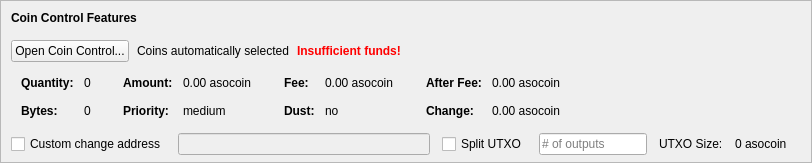
    <widget class="QFrame" name="frameCoinControl">
     <property name="sizePolicy">
      <sizepolicy hsizetype="Expanding" vsizetype="Expanding">
       <horstretch>0</horstretch>
       <verstretch>0</verstretch>
      </sizepolicy>
     </property>
     <property name="maximumSize">
      <size>
       <width>16777215</width>
       <height>16777215</height>
      </size>
     </property>
     <property name="frameShape">
      <enum>QFrame::StyledPanel</enum>
     </property>
     <property name="frameShadow">
      <enum>QFrame::Sunken</enum>
     </property>
     <layout class="QVBoxLayout" name="verticalLayoutCoinControl2">
      <property name="spacing">
       <number>0</number>
      </property>
      <property name="leftMargin">
       <number>0</number>
      </property>
      <property name="topMargin">
       <number>0</number>
      </property>
      <property name="rightMargin">
       <number>0</number>
      </property>
      <property name="bottomMargin">
       <number>6</number>
      </property>
      <item>
       <layout class="QVBoxLayout" name="verticalLayoutCoinControl" stretch="0,0,0,0,1">
        <property name="spacing">
         <number>0</number>
        </property>
        <property name="leftMargin">
         <number>10</number>
        </property>
        <property name="topMargin">
         <number>10</number>
        </property>
        <item>
         <layout class="QHBoxLayout" name="horizontalLayoutCoinControl1">
          <property name="bottomMargin">
           <number>15</number>
          </property>
          <item>
           <widget class="QLabel" name="labelCoinControlFeatures">
            <property name="sizePolicy">
             <sizepolicy hsizetype="Preferred" vsizetype="Maximum">
              <horstretch>0</horstretch>
              <verstretch>0</verstretch>
             </sizepolicy>
            </property>
            <property name="font">
             <font>
              <weight>75</weight>
              <bold>true</bold>
             </font>
            </property>
            <property name="styleSheet">
             <string notr="true">font-weight:bold;</string>
            </property>
            <property name="text">
             <string>Coin Control Features</string>
            </property>
           </widget>
          </item>
         </layout>
        </item>
        <item>
         <layout class="QHBoxLayout" name="horizontalLayoutCoinControl2" stretch="0,0,0,0">
          <property name="spacing">
           <number>8</number>
          </property>
          <property name="bottomMargin">
           <number>10</number>
          </property>
          <item>
           <widget class="QPushButton" name="pushButtonCoinControl">
            <property name="styleSheet">
             <string notr="true"/>
            </property>
            <property name="text">
             <string>Open Coin Control...</string>
            </property>
            <property name="autoDefault">
             <bool>false</bool>
            </property>
           </widget>
          </item>
          <item>
           <widget class="QLabel" name="labelCoinControlAutomaticallySelected">
            <property name="text">
             <string>Coins automatically selected</string>
            </property>
            <property name="margin">
             <number>5</number>
            </property>
           </widget>
          </item>
          <item>
           <widget class="QLabel" name="labelCoinControlInsuffFunds">
            <property name="font">
             <font>
              <weight>75</weight>
              <bold>true</bold>
             </font>
            </property>
            <property name="styleSheet">
             <string notr="true">color:red;font-weight:bold;</string>
            </property>
            <property name="text">
             <string>Insufficient funds!</string>
            </property>
            <property name="margin">
             <number>5</number>
            </property>
           </widget>
          </item>
          <item>
           <spacer name="horizontalSpacerCoinControl">
            <property name="orientation">
             <enum>Qt::Horizontal</enum>
            </property>
            <property name="sizeHint" stdset="0">
             <size>
              <width>40</width>
              <height>1</height>
             </size>
            </property>
           </spacer>
          </item>
         </layout>
        </item>
        <item>
         <widget class="QWidget" name="widgetCoinControl" native="true">
          <property name="sizePolicy">
           <sizepolicy hsizetype="Preferred" vsizetype="Preferred">
            <horstretch>0</horstretch>
            <verstretch>0</verstretch>
           </sizepolicy>
          </property>
          <property name="minimumSize">
           <size>
            <width>0</width>
            <height>0</height>
           </size>
          </property>
          <property name="styleSheet">
           <string notr="true"/>
          </property>
          <layout class="QHBoxLayout" name="horizontalLayoutCoinControl5">
           <property name="leftMargin">
            <number>0</number>
           </property>
           <property name="topMargin">
            <number>0</number>
           </property>
           <property name="rightMargin">
            <number>0</number>
           </property>
           <property name="bottomMargin">
            <number>0</number>
           </property>
           <item>
            <layout class="QHBoxLayout" name="horizontalLayoutCoinControl3" stretch="0,0,0,1">
             <property name="spacing">
              <number>20</number>
             </property>
             <property name="topMargin">
              <number>0</number>
             </property>
             <property name="bottomMargin">
              <number>10</number>
             </property>
             <item>
              <layout class="QFormLayout" name="formLayoutCoinControl1">
               <property name="horizontalSpacing">
                <number>10</number>
               </property>
               <property name="verticalSpacing">
                <number>14</number>
               </property>
               <property name="leftMargin">
                <number>10</number>
               </property>
               <property name="topMargin">
                <number>4</number>
               </property>
               <property name="rightMargin">
                <number>6</number>
               </property>
               <item row="0" column="0">
                <widget class="QLabel" name="labelCoinControlQuantityText">
                 <property name="font">
                  <font>
                   <weight>75</weight>
                   <bold>true</bold>
                  </font>
                 </property>
                 <property name="text">
                  <string>Quantity:</string>
                 </property>
                 <property name="margin">
                  <number>0</number>
                 </property>
                </widget>
               </item>
               <item row="0" column="1">
                <widget class="QLabel" name="labelCoinControlQuantity">
                 <property name="cursor">
                  <cursorShape>IBeamCursor</cursorShape>
                 </property>
                 <property name="contextMenuPolicy">
                  <enum>Qt::ActionsContextMenu</enum>
                 </property>
                 <property name="text">
                  <string notr="true">0</string>
                 </property>
                 <property name="margin">
                  <number>0</number>
                 </property>
                 <property name="textInteractionFlags">
                  <set>Qt::LinksAccessibleByMouse|Qt::TextSelectableByKeyboard|Qt::TextSelectableByMouse</set>
                 </property>
                </widget>
               </item>
               <item row="1" column="0">
                <widget class="QLabel" name="labelCoinControlBytesText">
                 <property name="font">
                  <font>
                   <weight>75</weight>
                   <bold>true</bold>
                  </font>
                 </property>
                 <property name="text">
                  <string>Bytes:</string>
                 </property>
                </widget>
               </item>
               <item row="1" column="1">
                <widget class="QLabel" name="labelCoinControlBytes">
                 <property name="cursor">
                  <cursorShape>IBeamCursor</cursorShape>
                 </property>
                 <property name="contextMenuPolicy">
                  <enum>Qt::ActionsContextMenu</enum>
                 </property>
                 <property name="text">
                  <string notr="true">0</string>
                 </property>
                 <property name="textInteractionFlags">
                  <set>Qt::LinksAccessibleByMouse|Qt::TextSelectableByKeyboard|Qt::TextSelectableByMouse</set>
                 </property>
                </widget>
               </item>
              </layout>
             </item>
             <item>
              <layout class="QFormLayout" name="formLayoutCoinControl2">
               <property name="horizontalSpacing">
                <number>10</number>
               </property>
               <property name="verticalSpacing">
                <number>14</number>
               </property>
               <property name="leftMargin">
                <number>6</number>
               </property>
               <property name="topMargin">
                <number>4</number>
               </property>
               <property name="rightMargin">
                <number>6</number>
               </property>
               <item row="0" column="0">
                <widget class="QLabel" name="labelCoinControlAmountText">
                 <property name="font">
                  <font>
                   <weight>75</weight>
                   <bold>true</bold>
                  </font>
                 </property>
                 <property name="text">
                  <string>Amount:</string>
                 </property>
                 <property name="margin">
                  <number>0</number>
                 </property>
                </widget>
               </item>
               <item row="0" column="1">
                <widget class="QLabel" name="labelCoinControlAmount">
                 <property name="cursor">
                  <cursorShape>IBeamCursor</cursorShape>
                 </property>
                 <property name="contextMenuPolicy">
                  <enum>Qt::ActionsContextMenu</enum>
                 </property>
                 <property name="text">
                  <string notr="true">0.00 asocoin</string>
                 </property>
                 <property name="textInteractionFlags">
                  <set>Qt::LinksAccessibleByMouse|Qt::TextSelectableByKeyboard|Qt::TextSelectableByMouse</set>
                 </property>
                </widget>
               </item>
               <item row="1" column="0">
                <widget class="QLabel" name="labelCoinControlPriorityText">
                 <property name="font">
                  <font>
                   <weight>75</weight>
                   <bold>true</bold>
                  </font>
                 </property>
                 <property name="text">
                  <string>Priority:</string>
                 </property>
                </widget>
               </item>
               <item row="1" column="1">
                <widget class="QLabel" name="labelCoinControlPriority">
                 <property name="cursor">
                  <cursorShape>IBeamCursor</cursorShape>
                 </property>
                 <property name="contextMenuPolicy">
                  <enum>Qt::ActionsContextMenu</enum>
                 </property>
                 <property name="text">
                  <string>medium</string>
                 </property>
                 <property name="textInteractionFlags">
                  <set>Qt::LinksAccessibleByMouse|Qt::TextSelectableByKeyboard|Qt::TextSelectableByMouse</set>
                 </property>
                </widget>
               </item>
              </layout>
             </item>
             <item>
              <layout class="QFormLayout" name="formLayoutCoinControl3">
               <property name="horizontalSpacing">
                <number>10</number>
               </property>
               <property name="verticalSpacing">
                <number>14</number>
               </property>
               <property name="leftMargin">
                <number>6</number>
               </property>
               <property name="topMargin">
                <number>4</number>
               </property>
               <property name="rightMargin">
                <number>6</number>
               </property>
               <item row="0" column="0">
                <widget class="QLabel" name="labelCoinControlFeeText">
                 <property name="font">
                  <font>
                   <weight>75</weight>
                   <bold>true</bold>
                  </font>
                 </property>
                 <property name="text">
                  <string>Fee:</string>
                 </property>
                 <property name="margin">
                  <number>0</number>
                 </property>
                </widget>
               </item>
               <item row="0" column="1">
                <widget class="QLabel" name="labelCoinControlFee">
                 <property name="cursor">
                  <cursorShape>IBeamCursor</cursorShape>
                 </property>
                 <property name="contextMenuPolicy">
                  <enum>Qt::ActionsContextMenu</enum>
                 </property>
                 <property name="text">
                  <string notr="true">0.00 asocoin</string>
                 </property>
                 <property name="textInteractionFlags">
                  <set>Qt::LinksAccessibleByMouse|Qt::TextSelectableByKeyboard|Qt::TextSelectableByMouse</set>
                 </property>
                </widget>
               </item>
               <item row="1" column="0">
                <widget class="QLabel" name="labelCoinControlLowOutputText">
                 <property name="font">
                  <font>
                   <weight>75</weight>
                   <bold>true</bold>
                  </font>
                 </property>
                 <property name="text">
                  <string>Dust:</string>
                 </property>
                </widget>
               </item>
               <item row="1" column="1">
                <widget class="QLabel" name="labelCoinControlLowOutput">
                 <property name="cursor">
                  <cursorShape>IBeamCursor</cursorShape>
                 </property>
                 <property name="contextMenuPolicy">
                  <enum>Qt::ActionsContextMenu</enum>
                 </property>
                 <property name="text">
                  <string>no</string>
                 </property>
                 <property name="textInteractionFlags">
                  <set>Qt::LinksAccessibleByMouse|Qt::TextSelectableByKeyboard|Qt::TextSelectableByMouse</set>
                 </property>
                </widget>
               </item>
              </layout>
             </item>
             <item>
              <layout class="QFormLayout" name="formLayoutCoinControl4">
               <property name="horizontalSpacing">
                <number>10</number>
               </property>
               <property name="verticalSpacing">
                <number>14</number>
               </property>
               <property name="leftMargin">
                <number>6</number>
               </property>
               <property name="topMargin">
                <number>4</number>
               </property>
               <property name="rightMargin">
                <number>6</number>
               </property>
               <item row="0" column="0">
                <widget class="QLabel" name="labelCoinControlAfterFeeText">
                 <property name="font">
                  <font>
                   <weight>75</weight>
                   <bold>true</bold>
                  </font>
                 </property>
                 <property name="text">
                  <string>After Fee:</string>
                 </property>
                 <property name="margin">
                  <number>0</number>
                 </property>
                </widget>
               </item>
               <item row="0" column="1">
                <widget class="QLabel" name="labelCoinControlAfterFee">
                 <property name="cursor">
                  <cursorShape>IBeamCursor</cursorShape>
                 </property>
                 <property name="contextMenuPolicy">
                  <enum>Qt::ActionsContextMenu</enum>
                 </property>
                 <property name="text">
                  <string notr="true">0.00 asocoin</string>
                 </property>
                 <property name="textInteractionFlags">
                  <set>Qt::LinksAccessibleByMouse|Qt::TextSelectableByKeyboard|Qt::TextSelectableByMouse</set>
                 </property>
                </widget>
               </item>
               <item row="1" column="0">
                <widget class="QLabel" name="labelCoinControlChangeText">
                 <property name="font">
                  <font>
                   <weight>75</weight>
                   <bold>true</bold>
                  </font>
                 </property>
                 <property name="text">
                  <string>Change:</string>
                 </property>
                </widget>
               </item>
               <item row="1" column="1">
                <widget class="QLabel" name="labelCoinControlChange">
                 <property name="cursor">
                  <cursorShape>IBeamCursor</cursorShape>
                 </property>
                 <property name="contextMenuPolicy">
                  <enum>Qt::ActionsContextMenu</enum>
                 </property>
                 <property name="text">
                  <string notr="true">0.00 asocoin</string>
                 </property>
                 <property name="textInteractionFlags">
                  <set>Qt::LinksAccessibleByMouse|Qt::TextSelectableByKeyboard|Qt::TextSelectableByMouse</set>
                 </property>
                </widget>
               </item>
              </layout>
             </item>
            </layout>
           </item>
          </layout>
         </widget>
        </item>
        <item>
         <layout class="QHBoxLayout" name="horizontalLayoutCoinControl4" stretch="0,0,0,0,0,0,0">
          <property name="spacing">
           <number>12</number>
          </property>
          <property name="sizeConstraint">
           <enum>QLayout::SetDefaultConstraint</enum>
          </property>
          <property name="topMargin">
           <number>5</number>
          </property>
          <property name="rightMargin">
           <number>5</number>
          </property>
          <item>
           <widget class="QCheckBox" name="checkBoxCoinControlChange">
            <property name="toolTip">
             <string>If this is activated, but the change address is empty or invalid, change will be sent to a newly generated address.</string>
            </property>
            <property name="text">
             <string>Custom change address</string>
            </property>
           </widget>
          </item>
          <item>
           <widget class="QValidatedLineEdit" name="lineEditCoinControlChange">
            <property name="enabled">
             <bool>false</bool>
            </property>
            <property name="sizePolicy">
             <sizepolicy hsizetype="Expanding" vsizetype="Fixed">
              <horstretch>0</horstretch>
              <verstretch>0</verstretch>
             </sizepolicy>
            </property>
           </widget>
          </item>
          <item>
           <widget class="QCheckBox" name="splitBlockCheckBox">
            <property name="text">
             <string>Split UTXO</string>
            </property>
           </widget>
          </item>
          <item>
           <widget class="QLineEdit" name="splitBlockLineEdit">
            <property name="sizePolicy">
             <sizepolicy hsizetype="Fixed" vsizetype="Fixed">
              <horstretch>50</horstretch>
              <verstretch>0</verstretch>
             </sizepolicy>
            </property>
            <property name="placeholderText">
             <string># of outputs</string>
            </property>
           </widget>
          </item>
          <item>
           <widget class="QLabel" name="labelBlockSizeText">
            <property name="text">
             <string>UTXO Size:</string>
            </property>
           </widget>
          </item>
          <item>
           <widget class="QLabel" name="labelBlockSize">
            <property name="text">
             <string>0 asocoin</string>
            </property>
           </widget>
          </item>
          <item>
           <widget class="QLabel" name="labelCoinControlChangeLabel">
            <property name="sizePolicy">
             <sizepolicy hsizetype="Preferred" vsizetype="Expanding">
              <horstretch>0</horstretch>
              <verstretch>0</verstretch>
             </sizepolicy>
            </property>
            <property name="minimumSize">
             <size>
              <width>0</width>
              <height>0</height>
             </size>
            </property>
            <property name="text">
             <string/>
            </property>
            <property name="margin">
             <number>3</number>
            </property>
           </widget>
          </item>
         </layout>
        </item>
        <item>
         <spacer name="verticalSpacerCoinControl">
          <property name="orientation">
           <enum>Qt::Vertical</enum>
          </property>
          <property name="sizeHint" stdset="0">
           <size>
            <width>800</width>
            <height>1</height>
           </size>
          </property>
         </spacer>
        </item>
       </layout>
      </item>
     </layout>
    </widget>
